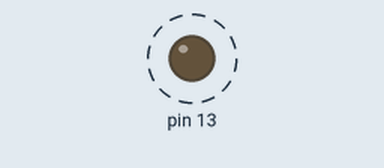
This sketch was run on a simulated Arduino Uno, built with avr-gcc and run on an emulated ATmega328P. Parts: output pins drawn as LEDs (lit = HIGH). Dashed ring = blinking. No radio packets arrive unless stated; what the sketch prints to the serial monitor is not drawn.

Above: at 1.0 s.
Timing chart, 0 to 4.7 s (numbered marks = the images above):
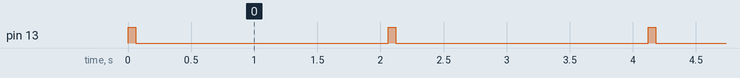

The sketch:

transmitter.ino
```cpp
//simple Tx on pin D12
//Written By : Mohannad Rawashdeh
// 3:00pm , 13/6/2013
//http://www.genotronex.com/
//..................................
#include <VirtualWire.h>
char *controller;
void setup() {
  Serial.begin(9600);
pinMode(13,OUTPUT);
vw_set_ptt_inverted(true); //
vw_set_tx_pin(12);
vw_setup(2000);// speed of data transfer Kbps
}

void loop(){
//controller="1" ;
//vw_send((uint8_t *)controller, strlen(controller));
//vw_wait_tx(); // Wait until the whole message is gone
//digitalWrite(13,1);
//delay(2000);
//controller="0" ;
//vw_send((uint8_t *)controller, strlen(controller));
//vw_wait_tx(); // Wait until the whole message is gone
//digitalWrite(13,0);
 const char *msg = "hello";

    digitalWrite(13, true); // Flash a light to show transmitting
    vw_send((uint8_t *)msg, strlen(msg));
    vw_wait_tx(); // Wait until the whole message is gone
    Serial.println("sent");
    digitalWrite(13, false);
    delay(2000);

}
```

Measured:
- by itself, pin 13: alternates HIGH for 0.06 s and LOW for 2.0 s
